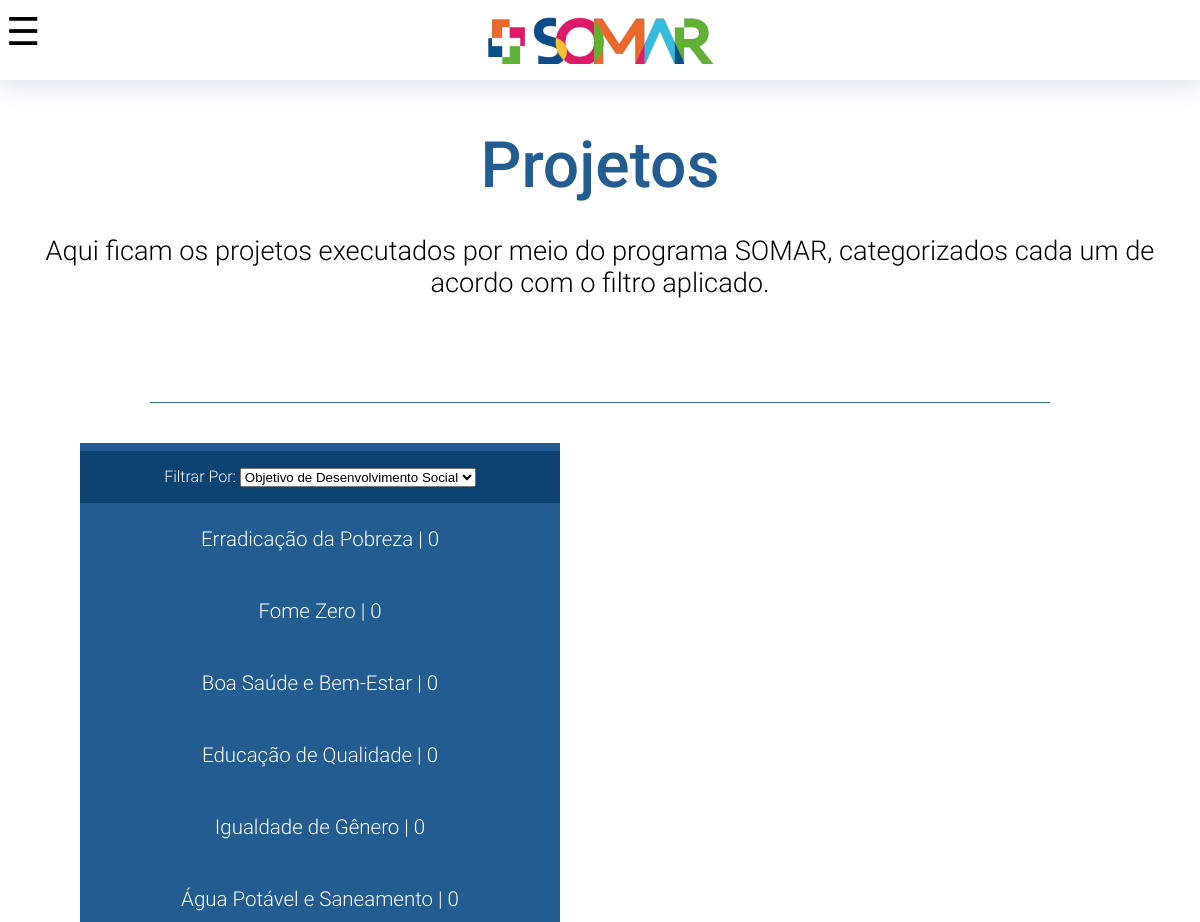
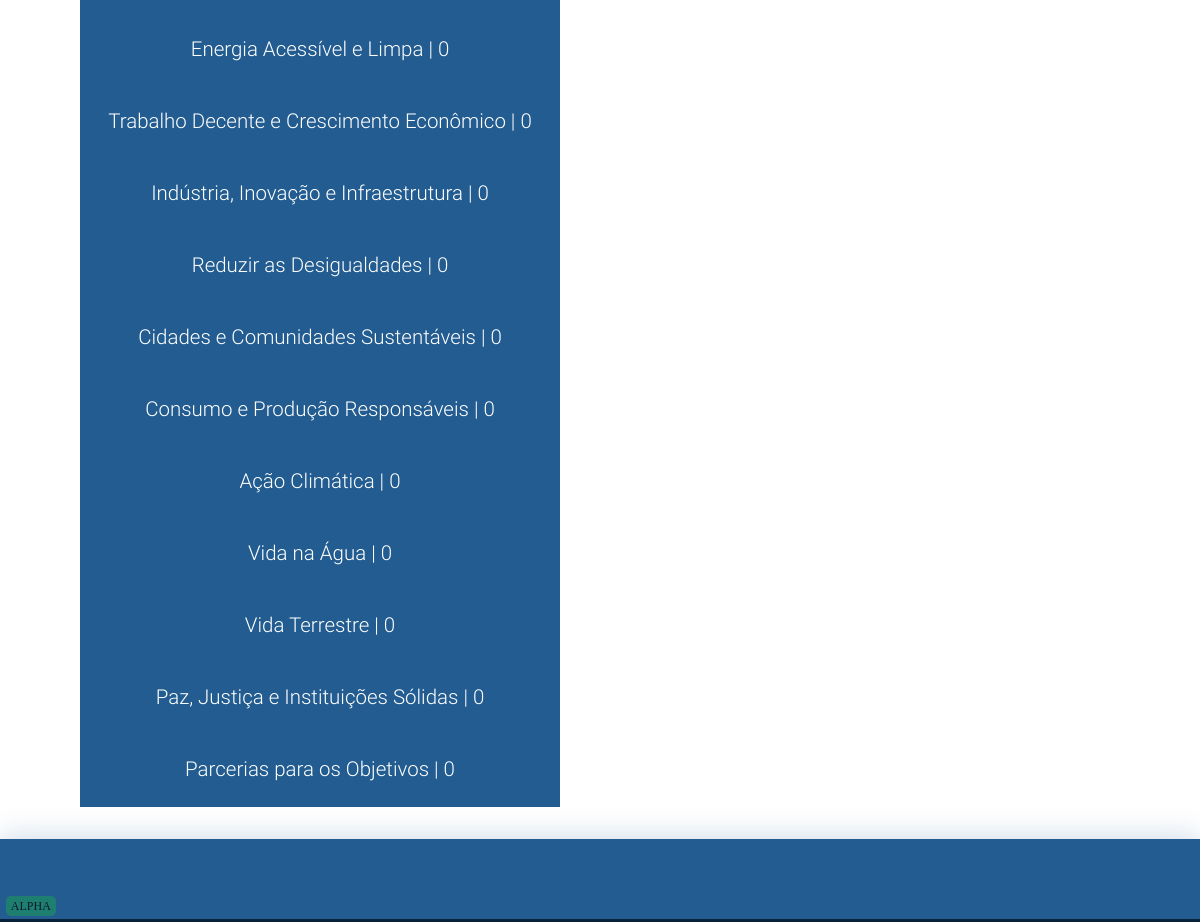
/projects/, run on the app's committed database (2 pictures, top to bottom).
### alexandria_site/models.py (models this page shows, shortened)
class Objective(models.Model):
    class Meta:
        verbose_name = 'ODS'
        verbose_name_plural = 'Objetivos'
    name = models.CharField(max_length=60)
    icon = models.ImageField("Icone", upload_to="icons", blank=True)
    def __str__(self):
        return self.name

### alexandria_site/views.py (the view)
# urls.py: path("projects/", views.projects, name='projects'),
def projects(request):
    def most_common(lst):
        return max(set(lst), key=lst.count)
    objectives = models.Objective.objects.all()
    projects = models.Project.objects
    states = [(x[1], list(projects.filter(state=x[0]))) for x in models.STATE_CHOICES]
    cities = [(f'{most_common(list(projects.filter(city=x["city"]).values_list("state", flat=True)))} - {x["city"]}', list(projects.filter(city=x['city']))) for x in projects.exclude(city=None).values('city').distinct()]
    causes = [(x['cause'], list(projects.filter(cause=x['cause']))) for x in projects.exclude(cause=None).values('cause').distinct()]
    if request.method == "POST":
        form = forms.Filter(request.POST)
        if form.is_valid():
                return HttpResponseRedirect("#")
    else:
        form = forms.Filter()
    form.fields['filter'].initial = request.GET.get('filter', 'ods')
    return render(request, 'alexandria_site/projects.html', {
        "objectives": objectives,
        "projects": projects.all(),
        "bgimg": "background-image: url('../static/leaves_tileable.jpg'); background-size: 50%; max-height=100%;",
        "form":form,
        "filter":request.GET.get('filter', 'ods'),
        "estados":states,
        "causas":causes,
        "cidades":cities,
        "title": "Projetos"
        })

### alexandria_site/forms.py
class Filter(forms.Form):
    filter = forms.ChoiceField(widget=forms.Select(attrs={'onchange':'this.form.submit()'}), label="Filtrar Por", choices=(("",""),("ods", "Objetivo de Desenvolvimento Social"),("cidade", "Cidade"),("causa", "Causa"), ("estado", "Estado")), initial="")

### alexandria_site/templates/alexandria_site/projects.html (shortened to what this page needs)
{% extends 'alexandria_site/layout.html' %}
{% block content %}
<div class="content">
    <div class="content-section center" style="min-width:90vw; font-size: 1.7rem;">
        <h1 class="title center" style="font-size: 4rem;">Projetos</h1>
    <p>Aqui ficam os projetos executados por meio do programa SOMAR, categorizados cada um de acordo com o filtro aplicado.</p><br>
    </div>
    <hr>
    <div class="content-section">
        <div style="display: flex; justify-content: start; width: min(calc(100% - 10rem), 100rem); margin: 0 auto;">
        <div class="accordion-wrapper" id="accordionWrapper">
            <div class="menu">
                <div class="filter-wrapper">
                    <form action="#" method="GET" onchange="form.submit()">
                        {{form}} {{req}}
                    </form>
                </div>
                {% if filter == 'ods'%}
                    {% for objective in objectives %}
                    <button style="font-weight: 200;" class="accordion" onclick="accordionToggleDown(this)">{{objective}} | {{objective.project_set.all.count}}</button>
                    {% endfor %}
                {%endif%}
            </div>
        </div>
        </div>
    </div>
</div>
{% endblock content %}

### alexandria_site/templates/alexandria_site/layout.html (shortened to what this page needs)
{% load static %}
<!DOCTYPE html>
<html lang="pt-br">
<head>
  <link href="{% static 'css/stylesheet.css' %}" rel="stylesheet">
</head>
<body class="page-bg">
  <symbol class="nav-button" onclick="openNav()">&#9776;</symbol>
  <header class="banner">
      <a href="{%url 'home'%}" class="logo">
        <img id="logo" src="../static/logo-simple.png" alt="LOGO" >
      </a>
  </header>
    <div id='shade'>
      </div>
        {% block content %}
        {% endblock %}
  <footer class="footer">
    <div style="border-radius: 5px;background-color: #17fc0350; position:fixed; bottom: .5vw; left: .5vw; width:fit-content; height:fit-content; opacity: 70%;">
      <p style="padding-inline:.4vw; padding-block:.2vw; font-size: 1vw;"> ALPHA </p>
    </div>
  </footer>
</body>
</html>

### alexandria_site/static/css/stylesheet.css (style rules this page uses)
html, body, div, span, applet, object, iframe, h1, h2, h3, h4, h5, h6, p, blockquote, pre, a, abbr, acronym, address, big, cite, code, del, dfn, em, img, ins, kbd, q, s, samp, small, strike, strong, sub, sup, tt, var, b, u, i, center, dl, dt, dd, ol, ul, li, fieldset, form, label, legend, table, caption, tbody, tfoot, thead, tr, th, td, article, aside, canvas, details, embed, figure, figcaption, footer, header, hgroup, menu, nav, output, ruby, section, summary, time, mark, audio, video { margin: 0; padding: 0; border: 0; font-size: 100%; font: inherit; vertical-align: baseline; }
html { height: fit-content; }
body { display: flex; flex-direction: column; max-width: 100dvw; margin: 0; min-height: 100%; min-width: 100%; }
hr { width:75%; border: none; height: 1px; background-color: var(--shadowStrong); margin-top: 5vh; margin-bottom: 5vh; }
:root { --bannerSize: 5rem; --accordion: #225c90; --sub-accordion: #0D4373; --accordion-nav: #cee7fa; --accordion-hover: #187FD9; --sub-accordion-hover: #187FD9; --button: #F26430; --shadow: #225c903a; --shadowStrong: #225d90e3; --whiter: #ffffff; --white: #ffffff; --lighter: #ffffff; --light: #ffffff; --greyish: #ffffff; --medium: #225c90; --mutedMedium: #ffffff; --dark: #082239; --fontSize: 80rem; --accordion-width: min(50vw, 30rem); }
.page-bg { background-color: var(--white); }
.banner { z-index: 9998; background-color: var(--whiter); height: var(--bannerSize); width: 100%; top: 0; left: 0; box-shadow: 0px 2px 30px var(--shadow); }
.footer { position:relative; margin-top: 2em; margin-inline: 0; background-color: var(--medium); box-shadow: 0px -2px 30px var(--shadow); border-bottom: 3px solid var(--dark); width: 100%; height: 80px; margin-bottom: 0; z-index: 998; }
.logo { display: block; margin: 0 auto; margin-block: 1rem; width: 15rem; height: 3rem; transition: 0.2s; }
.logo img { object-fit: cover; width: 100%; height: 100%; }
.nav-button { position: fixed; color:#ffffff; mix-blend-mode:difference; z-index: 9999; font-size: calc(var(--fontSize) * 0.03); cursor: pointer; vertical-align: middle; line-height: calc(var(--bannerSize) - (0.2 * var(--bannerSize))); padding-left: .5vw; float:left; }
.content { flex: 1; top: 120px; min-height: 100vh; max-width: 100%; margin: 0 auto; }
#shade { position: fixed; top: 0; height: 100%; width: 100%; z-index: 999; transition: 0.3s; pointer-events: none; }
.content-section { width: 100%; min-height: auto; margin-inline: 0; margin-top: 2%; overflow: hidden; }
.title { margin: 3vh; font-size: calc(var(--fontSize) * 0.0336); font-family: roboto; font-weight: 500; color: var(--medium); }
.content-section p { font-family:roboto; font-weight: 200; margin: 2rem; }
.center { margin-left: auto; margin-right: auto; }
.center p, small, h1, h2, h3, h4, h5, h6 { text-align: center; }
.accordion-wrapper { width: var(--accordion-width); min-height: 4.5rem; background-color: var(--accordion-nav); border-top: .5rem solid var(--accordion); border-bottom: .2vw solid var(--accordion); overflow: hidden; transition: 250ms; position: relative; }
.menu { position: relative; background-color: var(--accordion); max-width: var(--accordion-width); min-height: 76.5rem; z-index: 300; }
.accordion { position: relative; width: 100%; height: 4.5rem; background-color: var(--accordion); border: none; outline: none; z-index: 300; font-family: roboto; font-size: calc(var(--fontSize) * 0.016); color: white; }
.filter-wrapper { display: flex; flex-direction: column; background-color: var(--sub-accordion); padding: 1rem; color: var(--lighter); font-family: roboto; font-weight: 200; text-align: center; }

### data on the page
Objective: name "Erradicação da Pobreza", project_set.all.count "0"
Objective: name "Fome Zero", project_set.all.count "0"
Objective: name "Boa Saúde e Bem-Estar", project_set.all.count "0"
Objective: name "Educação de Qualidade", project_set.all.count "0"
Objective: name "Igualdade de Gênero", project_set.all.count "0"
Objective: name "Água Potável e Saneamento", project_set.all.count "0"
Objective: name "Energia Acessível e Limpa", project_set.all.count "0"
Objective: name "Trabalho Decente e Crescimento Econômico", project_set.all.count "0"
Objective: name "Indústria, Inovação e Infraestrutura", project_set.all.count "0"
Objective: name "Reduzir as Desigualdades", project_set.all.count "0"
Objective: name "Cidades e Comunidades Sustentáveis", project_set.all.count "0"
Objective: name "Consumo e Produção Responsáveis", project_set.all.count "0"
Objective: name "Ação Climática", project_set.all.count "0"
Objective: name "Vida na Água", project_set.all.count "0"
Objective: name "Vida Terrestre", project_set.all.count "0"
Objective: name "Paz, Justiça e Instituições Sólidas", project_set.all.count "0"
Objective: name "Parcerias para os Objetivos", project_set.all.count "0"
